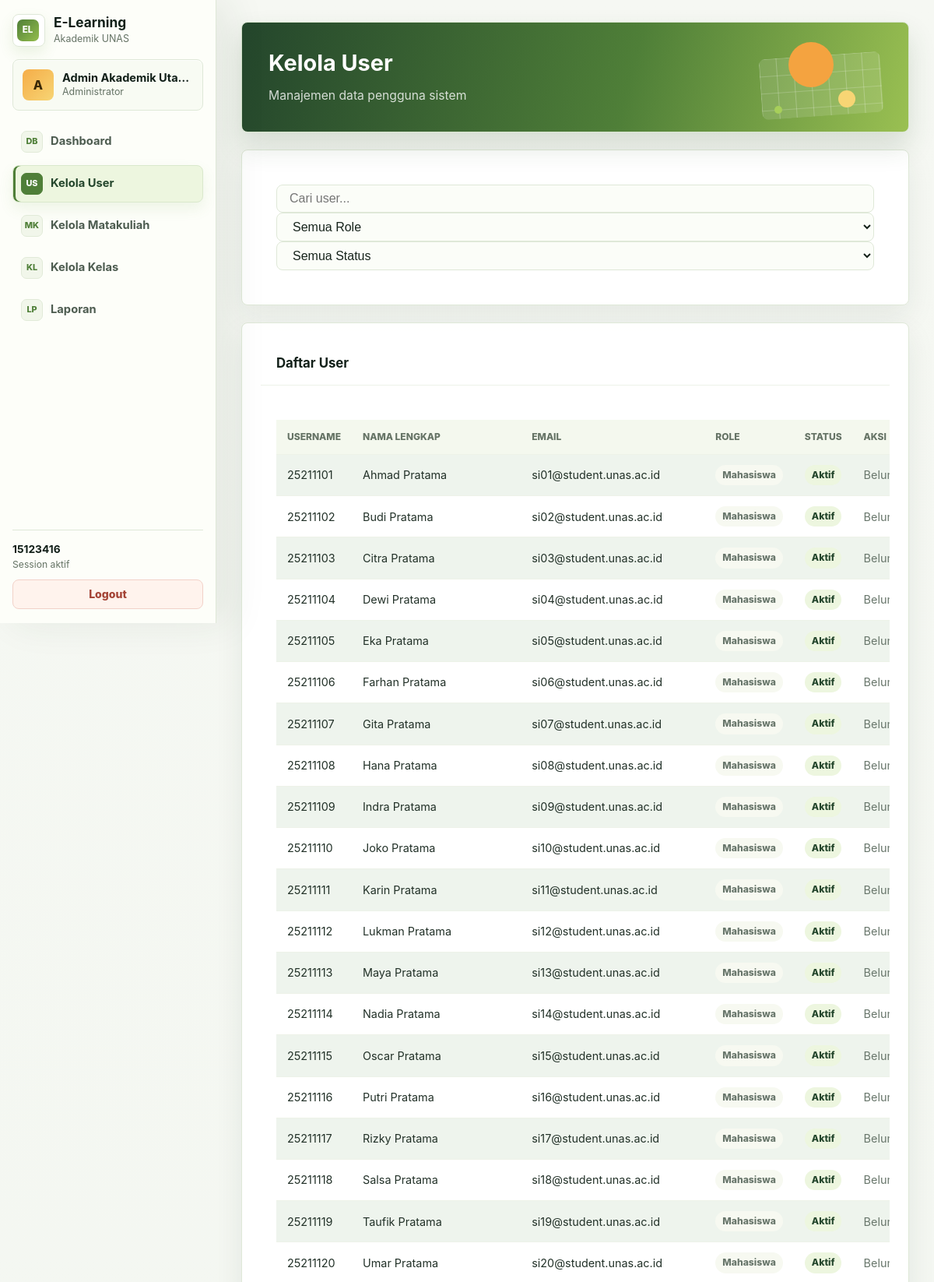
Screenshot of /src/admin/user.php (signed in, upper part) with the database file from the repository.
### tables this page shows
CREATE TABLE IF NOT EXISTS users (
  id INT PRIMARY KEY AUTO_INCREMENT,
  username VARCHAR(8) UNIQUE NOT NULL,
  password VARCHAR(255) NOT NULL,
  nama_lengkap VARCHAR(100) NOT NULL,
  nama_depan VARCHAR(50) NOT NULL,
  email VARCHAR(100),
  role ENUM('mahasiswa', 'dosen', 'admin') NOT NULL,
  status ENUM('aktif', 'nonaktif') DEFAULT 'aktif',
  last_login TIMESTAMP NULL,
  created_at TIMESTAMP DEFAULT CURRENT_TIMESTAMP,
  updated_at TIMESTAMP DEFAULT CURRENT_TIMESTAMP ON UPDATE CURRENT_TIMESTAMP,
  INDEX idx_username (username),
  INDEX idx_role (role)
);

### src/auth/check_auth.php (called while the page is built, shortened)
<?php
function isLoggedIn() {
  return isset($_SESSION['user_id']) && !empty($_SESSION['user_id']);
}
function getCurrentUser() {
  return [
    'id' => $_SESSION['user_id'],
    'username' => $_SESSION['username'],
    'nama_lengkap' => $_SESSION['nama_lengkap'],
    'role' => $_SESSION['role'],
    'email' => $_SESSION['email'] ?? null
  ];
}
?>

### src/helpers/db.php (called while the page is built, shortened)
<?php
function executeQuery($conn, $sql, $params = [], $types = '') {
  try {
    $stmt = $conn->prepare($sql);
    if (!$stmt->execute()) {
      throw new Exception("Execute failed: " . $stmt->error);
    }
    return $stmt;
  } catch (Exception $e) {
    error_log("Database error: " . $e->getMessage());
    return false;
  }
}
function fetchAll($conn, $sql, $params = [], $types = '') {
  $stmt = executeQuery($conn, $sql, $params, $types);
  $result = $stmt->get_result();
  $rows = [];
  while ($row = $result->fetch_assoc()) {
    $rows[] = $row;
  }
  return $rows;
}
function getAllUsers($conn) {
  return fetchAll($conn, "
    SELECT * FROM users ORDER BY created_at DESC
  ");
}

### src/admin/user.php (the view, shortened to what this page needs)
<?php
require_once __DIR__ . '/../../config/database.php';
require_once __DIR__ . '/../helpers/db.php';
require_once __DIR__ . '/../auth/check_auth.php';
$users = getAllUsers($conn);
?>
<!DOCTYPE html>
<html lang="id">
<head>
  <link rel="stylesheet" href="/elearning_unas/public/css/style.css?v=20260702-fix3">
  <link rel="stylesheet" href="/elearning_unas/public/css/app.css?v=20260702-fix3">
</head>
<body>
  <div class="container-main">
    <?php include __DIR__ . '/../components/sidebar.php'; ?>
    <main class="content">
      <div class="page-header">
        <h1>Kelola User</h1>
        <p>Manajemen data pengguna sistem</p>
      </div>
      <div class="card">
        <div class="card-body">
          <div class="filter-group">
            <input type="text" id="searchUser" placeholder="Cari user..." class="form-control">
            <select id="filterRole" class="form-control">
              <option value="">Semua Role</option>
            </select>
            <select id="filterStatus" class="form-control">
              <option value="">Semua Status</option>
            </select>
          </div>
        </div>
      </div>
      <div class="card">
        <div class="card-header">
          <h2>Daftar User</h2>
        </div>
        <div class="card-body">
          <table class="table table-striped">
            <thead>
              <tr>
                <th>Username</th>
                <th>Nama Lengkap</th>
                <th>Email</th>
                <th>Role</th>
                <th>Status</th>
                <th>Aksi</th>
              </tr>
            </thead>
            <tbody>
              <?php foreach ($users as $u): ?>
                <tr>
                  <td><?php echo htmlspecialchars($u['username']); ?></td>
                  <td><?php echo htmlspecialchars($u['nama_lengkap']); ?></td>
                  <td><?php echo htmlspecialchars($u['email'] ?? '-'); ?></td>
                  <td><span class="badge badge-info"><?php echo ucfirst($u['role']); ?></span></td>
                  <td>
                    <span class="badge badge-<?php echo $u['status'] === 'aktif' ? 'success' : 'danger'; ?>">
                      <?php echo ucfirst($u['status']); ?>
                    </span>
                  </td>
                  <td><span class="text-muted">Belum tersedia</span></td>
                </tr>
              <?php endforeach; ?>
            </tbody>
          </table>
        </div>
      </div>
    </main>
  </div>
</body>
</html>

### src/components/sidebar.php (shortened to what this page needs)
<?php
require_once __DIR__ . '/../auth/check_auth.php';
$current_page = basename($_SERVER['PHP_SELF']);
$user = getCurrentUser();
$roleMenus = $menus[$user['role']] ?? [];
$roleDisplay = [
  'mahasiswa' => 'Mahasiswa',
  'dosen' => 'Dosen',
  'admin' => 'Administrator'
][$user['role']] ?? 'User';
$initials = strtoupper(substr($user['nama_lengkap'] ?? 'U', 0, 1));
?>
<aside class="sidebar">
  <div class="sidebar-header">
    <div class="sidebar-brand">
      <div class="brand-mark">EL</div>
      <div>
        <h3>E-Learning</h3>
        <span>Akademik UNAS</span>
      </div>
    </div>
  </div>
  <div class="sidebar-user">
    <div class="user-avatar"><?php echo htmlspecialchars($initials); ?></div>
    <div class="user-meta">
      <strong><?php echo htmlspecialchars($user['nama_lengkap']); ?></strong>
      <span><?php echo htmlspecialchars($roleDisplay); ?></span>
    </div>
  </div>
  <nav class="sidebar-nav">
    <?php foreach ($roleMenus as $item): ?>
      <a href="<?php echo htmlspecialchars($item['href']); ?>" class="nav-item <?php echo $current_page === $item['file'] ? 'active' : ''; ?>">
        <span class="nav-icon"><?php echo htmlspecialchars($item['icon']); ?></span>
        <?php echo htmlspecialchars($item['label']); ?>
      </a>
    <?php endforeach; ?>
  </nav>
  <div class="sidebar-footer">
    <div class="sidebar-footnote">
      <strong><?php echo htmlspecialchars($user['username']); ?></strong>
      <span>Session aktif</span>
    </div>
    <a href="/elearning_unas/src/auth/logout.php" class="btn btn-danger btn-block">Logout</a>
  </div>
</aside>

### rows the page displays
users: nama_lengkap "A", nama_lengkap "Admin Akademik Uta…", role "Administrator", username "15123416"
users: username "25211101", nama_lengkap "Ahmad Pratama", email "si01@student.unas.ac.id", role "Mahasiswa", status "Aktif"
users: username "25211102", nama_lengkap "Budi Pratama", email "si02@student.unas.ac.id", role "Mahasiswa", status "Aktif"
users: username "25211103", nama_lengkap "Citra Pratama", email "si03@student.unas.ac.id", role "Mahasiswa", status "Aktif"
users: username "25211104", nama_lengkap "Dewi Pratama", email "si04@student.unas.ac.id", role "Mahasiswa", status "Aktif"
users: username "25211105", nama_lengkap "Eka Pratama", email "si05@student.unas.ac.id", role "Mahasiswa", status "Aktif"
users: username "25211106", nama_lengkap "Farhan Pratama", email "si06@student.unas.ac.id", role "Mahasiswa", status "Aktif"
users: username "25211107", nama_lengkap "Gita Pratama", email "si07@student.unas.ac.id", role "Mahasiswa", status "Aktif"
users: username "25211108", nama_lengkap "Hana Pratama", email "si08@student.unas.ac.id", role "Mahasiswa", status "Aktif"
users: username "25211109", nama_lengkap "Indra Pratama", email "si09@student.unas.ac.id", role "Mahasiswa", status "Aktif"
users: username "25211110", nama_lengkap "Joko Pratama", email "si10@student.unas.ac.id", role "Mahasiswa", status "Aktif"
users: username "25211111", nama_lengkap "Karin Pratama", email "si11@student.unas.ac.id", role "Mahasiswa", status "Aktif"
users: username "25211112", nama_lengkap "Lukman Pratama", email "si12@student.unas.ac.id", role "Mahasiswa", status "Aktif"
users: username "25211113", nama_lengkap "Maya Pratama", email "si13@student.unas.ac.id", role "Mahasiswa", status "Aktif"
users: username "25211114", nama_lengkap "Nadia Pratama", email "si14@student.unas.ac.id", role "Mahasiswa", status "Aktif"
users: username "25211115", nama_lengkap "Oscar Pratama", email "si15@student.unas.ac.id", role "Mahasiswa", status "Aktif"
users: username "25211116", nama_lengkap "Putri Pratama", email "si16@student.unas.ac.id", role "Mahasiswa", status "Aktif"
users: username "25211117", nama_lengkap "Rizky Pratama", email "si17@student.unas.ac.id", role "Mahasiswa", status "Aktif"
users: username "25211118", nama_lengkap "Salsa Pratama", email "si18@student.unas.ac.id", role "Mahasiswa", status "Aktif"
users: username "25211119", nama_lengkap "Taufik Pratama", email "si19@student.unas.ac.id", role "Mahasiswa", status "Aktif"
users: username "25211120", nama_lengkap "Umar Pratama", email "si20@student.unas.ac.id", role "Mahasiswa", status "Aktif"

### other values shown
$item['icon'] "DB"
$item['label'] "Dashboard"
$item['icon'] "US"
$item['label'] "Kelola User"
$item['icon'] "MK"
$item['label'] "Kelola Matakuliah"
$item['icon'] "KL"
$item['label'] "Kelola Kelas"
$item['icon'] "LP"
$item['label'] "Laporan"
